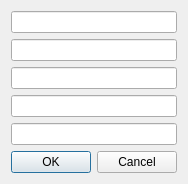
<?xml version="1.0" encoding="UTF-8"?>
<ui version="4.0">
 <class>Dialog</class>
 <widget class="QDialog" name="Dialog">
  <property name="geometry">
   <rect>
    <x>0</x>
    <y>0</y>
    <width>178</width>
    <height>173</height>
   </rect>
  </property>
  <property name="sizePolicy">
   <sizepolicy hsizetype="Maximum" vsizetype="Maximum">
    <horstretch>0</horstretch>
    <verstretch>0</verstretch>
   </sizepolicy>
  </property>
  <property name="maximumSize">
   <size>
    <width>178</width>
    <height>173</height>
   </size>
  </property>
  <property name="windowTitle">
   <string>Авторизация</string>
  </property>
  <property name="sizeGripEnabled">
   <bool>false</bool>
  </property>
  <layout class="QVBoxLayout" name="verticalLayout">
   <item>
    <widget class="QLineEdit" name="lineEdit"/>
   </item>
   <item>
    <widget class="QLineEdit" name="lineEdit_3"/>
   </item>
   <item>
    <widget class="QLineEdit" name="lineEdit_5"/>
   </item>
   <item>
    <widget class="QLineEdit" name="lineEdit_4"/>
   </item>
   <item>
    <widget class="QLineEdit" name="lineEdit_2">
     <property name="inputMethodHints">
      <set>Qt::ImhHiddenText</set>
     </property>
     <property name="echoMode">
      <enum>QLineEdit::Password</enum>
     </property>
    </widget>
   </item>
   <item>
    <widget class="QDialogButtonBox" name="buttonBox">
     <property name="orientation">
      <enum>Qt::Horizontal</enum>
     </property>
     <property name="standardButtons">
      <set>QDialogButtonBox::Cancel|QDialogButtonBox::Ok</set>
     </property>
    </widget>
   </item>
  </layout>
 </widget>
 <resources/>
 <connections>
  <connection>
   <sender>buttonBox</sender>
   <signal>accepted()</signal>
   <receiver>Dialog</receiver>
   <slot>accept()</slot>
   <hints>
    <hint type="sourcelabel">
     <x>248</x>
     <y>254</y>
    </hint>
    <hint type="destinationlabel">
     <x>157</x>
     <y>274</y>
    </hint>
   </hints>
  </connection>
  <connection>
   <sender>buttonBox</sender>
   <signal>rejected()</signal>
   <receiver>Dialog</receiver>
   <slot>reject()</slot>
   <hints>
    <hint type="sourcelabel">
     <x>316</x>
     <y>260</y>
    </hint>
    <hint type="destinationlabel">
     <x>286</x>
     <y>274</y>
    </hint>
   </hints>
  </connection>
 </connections>
</ui>
